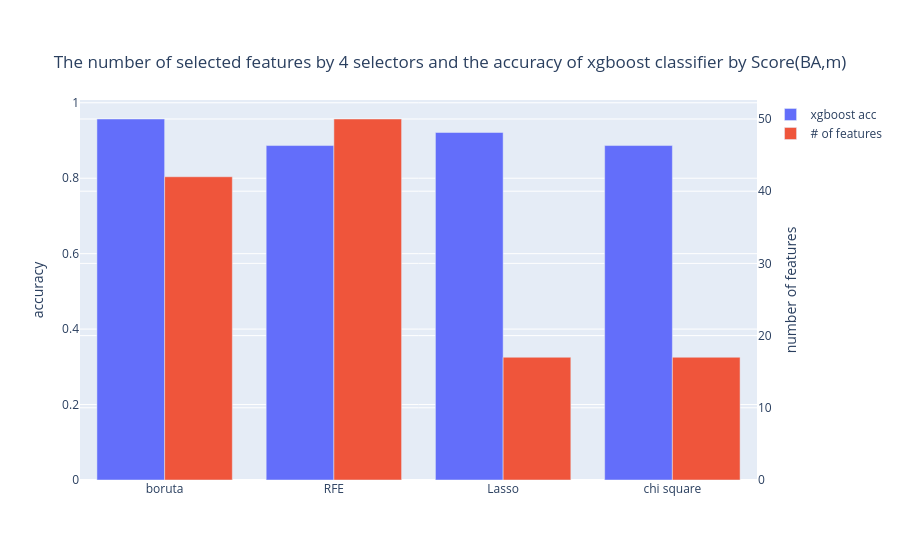

Write notebook code for a chart like this one.
### Code cell
import plotly.graph_objects as go
animals=['boruta','RFE','Lasso','chi square']

fig = go.Figure(
    data=[
        go.Bar(name='xgboost acc', x=animals, y=ba_list[1:], yaxis='y', offsetgroup=1),
        go.Bar(name='# of features', x=animals, y=features_list[1:], yaxis='y2', offsetgroup=2)
    ],
    layout={
        'yaxis': {'title': 'accuracy'},
        'yaxis2': {'title': 'number of features', 'overlaying': 'y', 'side': 'right'}
    }
)


fig.update_layout(barmode='group',
                 title={
        'text': "The number of selected features by 4 selectors and the accuracy of xgboost classifier by Score(BA,m)",
        'y':0.9,
        'x':0.5,
        'xanchor': 'center',
        'yanchor': 'top'}
                 )
fig.show()

### Figure 1 — Plotly figure (JSON) as saved in the notebook; plotly's stock layout.template omitted (floating-point values rounded to 4 significant figures)
{"data": [{"name": "xgboost acc", "offsetgroup": "1", "type": "bar", "x": ["boruta", "RFE", "Lasso", "chi square"], "y": [0.9569, 0.8866, 0.9212, 0.8866], "yaxis": "y"}, {"name": "# of features", "offsetgroup": "2", "type": "bar", "x": ["boruta", "RFE", "Lasso", "chi square"], "y": [42, 50, 17, 17], "yaxis": "y2"}], "layout": {"barmode": "group", "title": {"text": "The number of selected features by 4 selectors and the accuracy of xgboost classifier by Score(BA,m)", "x": 0.5, "xanchor": "center", "y": 0.9, "yanchor": "top"}, "yaxis": {"title": {"text": "accuracy"}}, "yaxis2": {"overlaying": "y", "side": "right", "title": {"text": "number of features"}}}}
